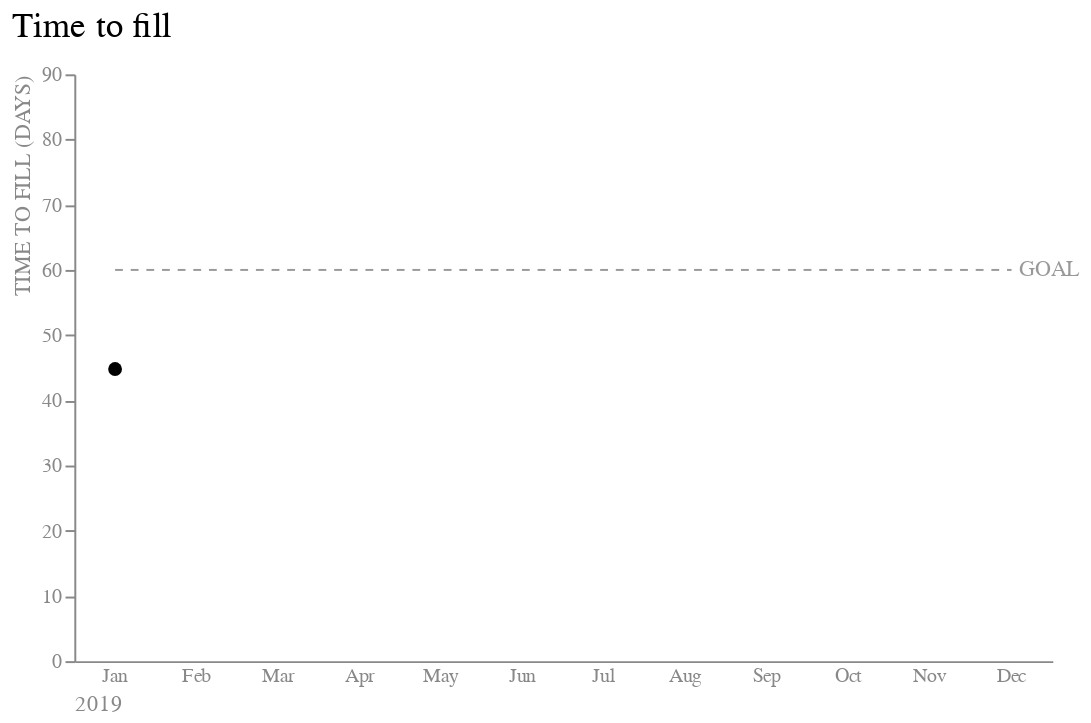

This figure's notebook cell:
### Code cell
graph_3 = (empty + goal_opaque + label_goal_opaque + point_jan).configure_view(stroke = None)
graph_3

### Figure 1 — Vega-Lite specification as saved in the notebook (floating-point values rounded to 4 significant figures)
{"config": {"view": {"continuousWidth": 300, "continuousHeight": 300, "stroke": null}}, "layer": [{"data": {"name": "data-6be002fba83fd1263731108823ae7ed6"}, "mark": {"type": "line", "opacity": 0}, "encoding": {"x": {"axis": {"labelAngle": 0, "labelColor": "#888888", "ticks": false, "title": "2019", "titleAnchor": "start", "titleColor": "#888888", "titleFontWeight": "normal"}, "field": "Month", "sort": null, "type": "nominal"}, "y": {"axis": {"grid": false, "labelColor": "#888888", "titleAnchor": "end", "titleColor": "#888888", "titleFontWeight": "normal"}, "field": "Value", "scale": {"domain": [0, 90]}, "title": "TIME TO FILL (DAYS)", "type": "quantitative"}}, "title": {"text": "Time to fill", "anchor": "start", "fontSize": 18, "fontWeight": "normal", "offset": 10}}, {"data": {"name": "empty"}, "mark": {"type": "rule", "strokeDash": [4, 4]}, "encoding": {"opacity": {"value": 0.4}, "x": {"datum": "Jan"}, "x2": {"datum": "Dec"}, "y": {"datum": 60}}}, {"data": {"name": "data-1c9c9f22d63ae067ce41697727fed58b"}, "mark": {"type": "text", "align": "left", "dx": 4}, "encoding": {"opacity": {"value": 0.4}, "text": {"field": "text", "type": "nominal"}, "x": {"datum": "Dec"}, "y": {"datum": 60}}}, {"data": {"name": "empty"}, "mark": {"type": "point", "color": "black", "filled": true, "opacity": 1, "size": 50}, "encoding": {"x": {"datum": "Jan"}, "y": {"datum": 44.8}}}], "width": 500, "$schema": "https://vega.github.io/schema/vega-lite/v5.15.1.json", "datasets": {"data-6be002fba83fd1263731108823ae7ed6": [{"Month": "Jan", "Metric": "Internal", "Value": 47.6}, {"Month": "Feb", "Metric": "Internal", "Value": 37.9}, {"Month": "Mar", "Metric": "Internal", "Value": 17.6}, {"Month": "Apr", "Metric": "Internal", "Value": 18.6}, {"Month": "May", "Metric": "Internal", "Value": 40.6}, {"Month": "Jun", "Metric": "Internal", "Value": 28.8}, {"Month": "Jul", "Metric": "Internal", "Value": 27.1}, {"Month": "Aug", "Metric": "Internal", "Value": 36.9}, {"Month": "Sep", "Metric": "Internal", "Value": 37.1}, {"Month": "Oct", "Metric": "Internal", "Value": 25.9}, {"Month": "Nov", "Metric": "Internal", "Value": 51.2}, {"Month": "Dec", "Metric": "Internal", "Value": 40.6}, {"Month": "Jan", "Metric": "External", "Value": 44.8}, {"Month": "Feb", "Metric": "External", "Value": 48.5}, {"Month": "Mar", "Metric": "External", "Value": 49.5}, {"Month": "Apr", "Metric": "External", "Value": 55.2}, {"Month": "May", "Metric": "External", "Value": 56.5}, {"Month": "Jun", "Metric": "External", "Value": 60.7}, {"Month": "Jul", "Metric": "External", "Value": 44.2}, {"Month": "Aug", "Metric": "External", "Value": 29.0}, {"Month": "Sep", "Metric": "External", "Value": 61.2}, {"Month": "Oct", "Metric": "External", "Value": 44.9}, {"Month": "Nov", "Metric": "External", "Value": 76.6}, {"Month": "Dec", "Metric": "External", "Value": 34.7}], "empty": [{}], "data-1c9c9f22d63ae067ce41697727fed58b": [{"text": ["GOAL"]}]}}
